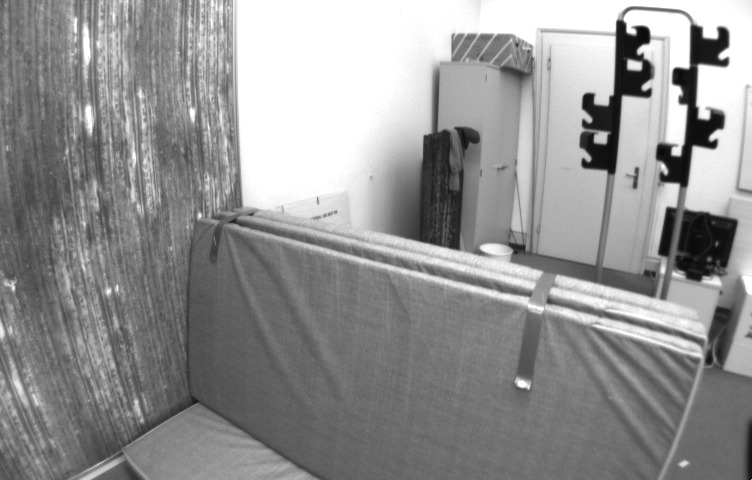
#> input picture 1.jpg, 752 x 480 px, found by its file name
$ python withMatrixSift.py
#> lines starting #> are read from the running program, lines starting #| are printed output that depends on the picture; after the words box and inside, x2 and y2 are one past the last pixel; in counts of white or black regions, pixels touching at a corner belong together
import cv2
import matplotlib.pyplot as plt
import numpy as np

img_path = r'C:\Users\AYÇA\Desktop\imageProcessing_Final\1.jpg'
img1_path = r'C:\Users\AYÇA\Desktop\imageProcessing_Final\2.jpg'
img2_path = r'C:\Users\AYÇA\Desktop\imageProcessing_Final\3.jpg'
img3_path = r'C:\Users\AYÇA\Desktop\imageProcessing_Final\4.jpg'

image1 = cv2.imread(img_path)
#> image1 is the input picture: shape (480, 752, 3); min 6, max 255, mean 146.3
image2 = cv2.imread(img1_path)
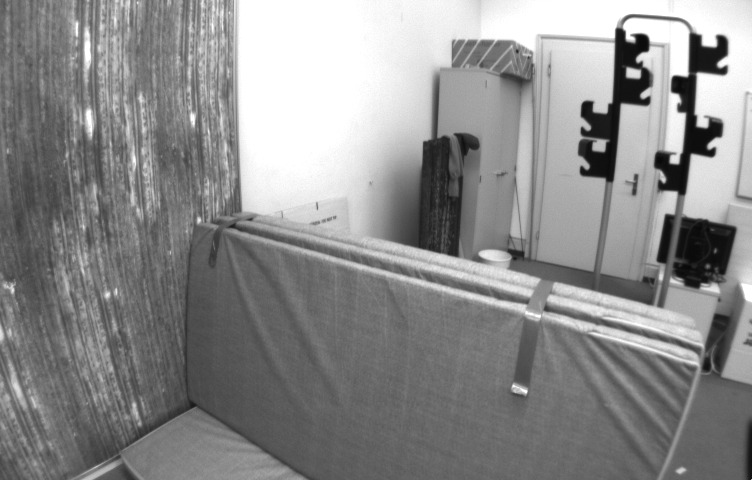
#> input picture 2.jpg, 752 x 480 px, found by its file name
#> image2 is the input picture: shape (480, 752, 3); min 7, max 255, mean 139.6
image3 = cv2.imread(img2_path)
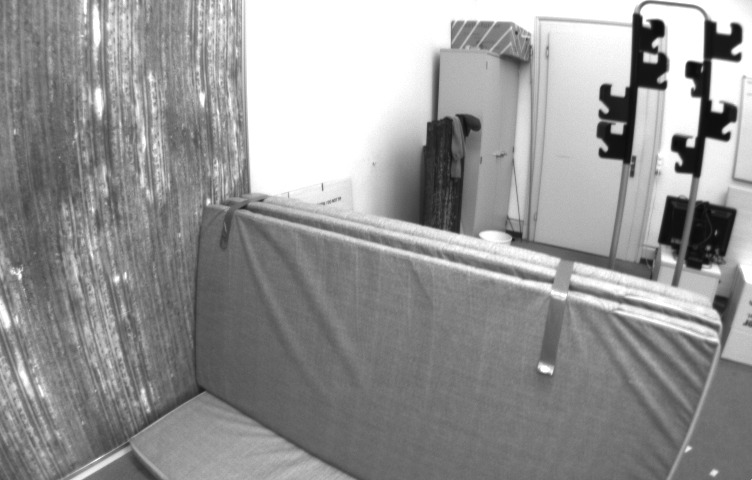
#> input picture 3.jpg, 752 x 480 px, found by its file name
#> image3 is the input picture: shape (480, 752, 3); min 9, max 255, mean 149.2
image4 = cv2.imread(img3_path)
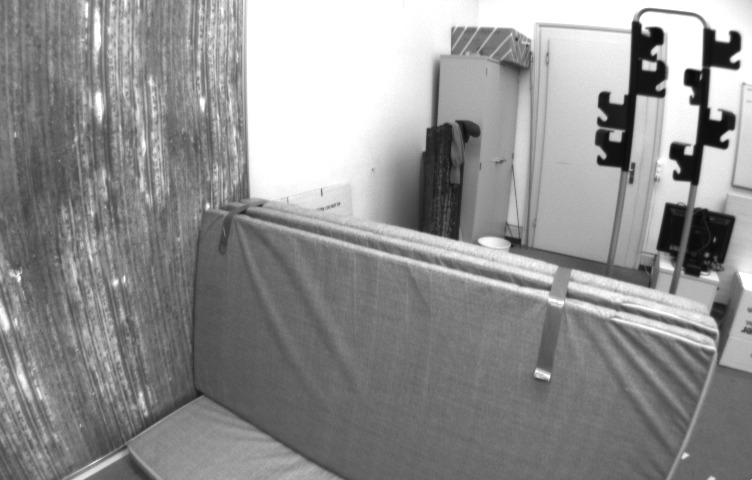
#> input picture 4.jpg, 752 x 480 px, found by its file name
#> image4 is the input picture: shape (480, 752, 3); min 9, max 255, mean 144.5

# To verify that the images have been successfully uploaded
if image1 is None or image2 is None or image3 is None or image4 is None:
    print("Image cannot load.")
else:
    gray1 = cv2.cvtColor(image1, cv2.COLOR_BGR2GRAY)
    gray2 = cv2.cvtColor(image2, cv2.COLOR_BGR2GRAY)
    gray3 = cv2.cvtColor(image3, cv2.COLOR_BGR2GRAY)
    gray4 = cv2.cvtColor(image4, cv2.COLOR_BGR2GRAY)

# Create test image by adding Scale Invariance and Rotational Invariance
test_image = cv2.pyrDown(image1)
test_image = cv2.pyrDown(image2)
test_image = cv2.pyrDown(image3)
test_image = cv2.pyrDown(image4)
num_rows, num_cols = test_image.shape[:2]
#> num_rows = 240; num_cols = 376

rotation_matrix = cv2.getRotationMatrix2D((num_cols/2, num_rows/2), 30, 1)
test_image = cv2.warpAffine(test_image, rotation_matrix, (num_cols, num_rows))
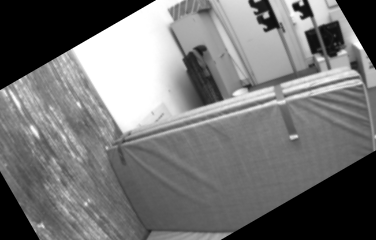
#> test_image: shape (240, 376, 3); min 0, max 255, mean 115.7
test_gray = cv2.cvtColor(test_image, cv2.COLOR_RGB2GRAY)

# Display training images and testing image
fig, plots = plt.subplots(2, 2, figsize=(20, 10))

plots[0, 0].set_title("Training Image 1")
plots[0, 0].imshow(image1)

plots[0, 1].set_title("Training Image 2")
plots[0, 1].imshow(image2)

plots[1, 0].set_title("Training Image 3")
plots[1, 0].imshow(image3)

plots[1, 1].set_title("Testing Image")
plots[1, 1].imshow(test_image)


sift = cv2.SIFT_create()

train_keypoints1, train_descriptor1 = sift.detectAndCompute(gray1, None)
#> train_keypoints1 = 1648 keypoints; strongest (x, y, size): (634, 65, 8.1), (707, 49, 24), (643, 35, 10.5), (686, 80, 15.9)
train_keypoints2, train_descriptor2 = sift.detectAndCompute(gray2, None)
#> train_keypoints2 = 1548 keypoints; strongest (x, y, size): (633, 73, 8.1), (706, 57, 24), (642, 42, 10.7), (684, 87, 15.9)
train_keypoints3, train_descriptor3 = sift.detectAndCompute(gray3, None)
#> train_keypoints3 = 1793 keypoints; strongest (x, y, size): (678, 143, 10.3), (720, 44, 21.9), (698, 74, 16.4), (617, 128, 8.4)
train_keypoints4, train_descriptor4 = sift.detectAndCompute(gray3, None)
#> train_keypoints4 has the same summary as train_keypoints3
test_keypoints, test_descriptor = sift.detectAndCompute(test_gray, None)
#> test_keypoints = 448 keypoints; strongest (x, y, size): (296, 7, 5), (306, 11, 9), (266, 15, 4.2), (124, 73, 65)

keypoints_without_size1 = np.copy(image1)
keypoints_with_size1 = np.copy(image1)

keypoints_without_size2 = np.copy(image2)
keypoints_with_size2 = np.copy(image2)

keypoints_without_size3 = np.copy(image3)
keypoints_with_size3 = np.copy(image3)

keypoints_without_size4 = np.copy(image4)
keypoints_with_size4 = np.copy(image4)

cv2.drawKeypoints(image1, train_keypoints1,
                  keypoints_without_size1, color=(0, 255, 0))
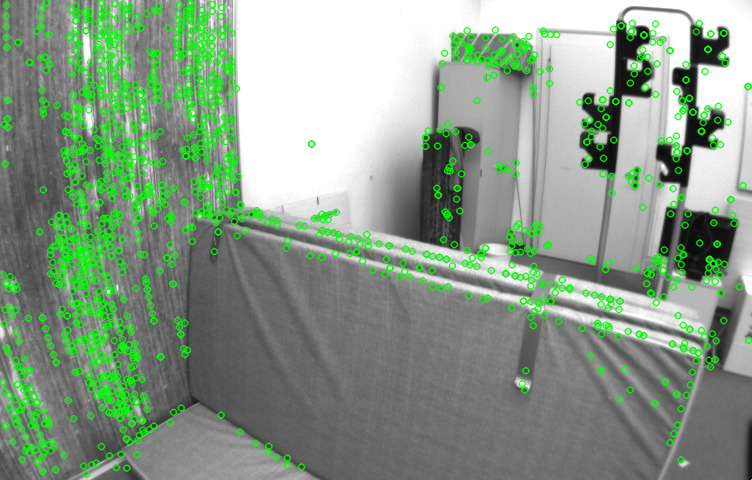
#> keypoints_without_size1: shape (480, 752, 3); 15.96% of pixels changed, all inside (x1, y1, x2, y2) = (0, 0, 752, 479)
cv2.drawKeypoints(image1, train_keypoints1, keypoints_with_size1,
                  flags=cv2.DRAW_MATCHES_FLAGS_DRAW_RICH_KEYPOINTS)
#> keypoints_with_size1: shape (480, 752, 3); 13.52% of pixels changed, all inside (x1, y1, x2, y2) = (0, 1, 752, 476)

cv2.drawKeypoints(image2, train_keypoints2,
                  keypoints_without_size2, color=(0, 255, 0))
cv2.drawKeypoints(image2, train_keypoints2, keypoints_with_size2,
                  flags=cv2.DRAW_MATCHES_FLAGS_DRAW_RICH_KEYPOINTS)

cv2.drawKeypoints(image3, train_keypoints3,
                  keypoints_without_size3, color=(0, 255, 0))
cv2.drawKeypoints(image3, train_keypoints3, keypoints_with_size3,
                  flags=cv2.DRAW_MATCHES_FLAGS_DRAW_RICH_KEYPOINTS)

cv2.drawKeypoints(image4, train_keypoints4,
                  keypoints_without_size4, color=(0, 255, 0))
cv2.drawKeypoints(image4, train_keypoints4, keypoints_with_size4,
                  flags=cv2.DRAW_MATCHES_FLAGS_DRAW_RICH_KEYPOINTS)
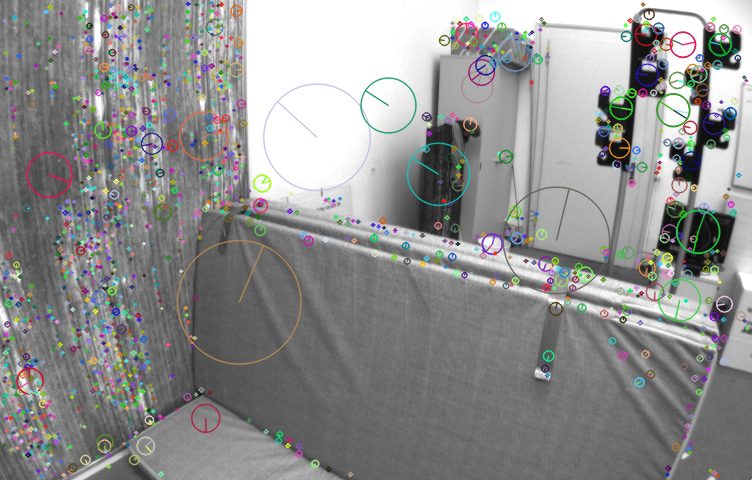
#> keypoints_with_size4: shape (480, 752, 3); mean B, G, R 143.2, 143.8, 143.4

# Display images with and without keypoints size
fig, plots = plt.subplots(4, 2, figsize=(20, 20))

plots[0, 0].set_title("Train keypoints With Size (Image 1)")
plots[0, 0].imshow(keypoints_with_size1, cmap='gray')

plots[0, 1].set_title("Train keypoints Without Size (Image 1)")
plots[0, 1].imshow(keypoints_without_size1, cmap='gray')

plots[1, 0].set_title("Train keypoints With Size (Image 2)")
plots[1, 0].imshow(keypoints_with_size2, cmap='gray')

plots[1, 1].set_title("Train keypoints Without Size (Image 2)")
plots[1, 1].imshow(keypoints_without_size2, cmap='gray')

plots[2, 0].set_title("Train keypoints With Size (Image 3)")
plots[2, 0].imshow(keypoints_with_size3, cmap='gray')

plots[2, 1].set_title("Train keypoints Without Size (Image 3)")
plots[2, 1].imshow(keypoints_without_size3, cmap='gray')

plots[3, 0].set_title("Train keypoints With Size (Image 4)")
plots[3, 0].imshow(keypoints_with_size4, cmap='gray')

plots[3, 1].set_title("Train keypoints Without Size (Image 4)")
plots[3, 1].imshow(keypoints_without_size4, cmap='gray')

# Print the number of keypoints detected in the training images
print("Number of Keypoints Detected In Training Image 1: ", len(train_keypoints1))
#| Number of Keypoints Detected In Training Image 1:  1648
print("Number of Keypoints Detected In Training Image 2: ", len(train_keypoints2))
#| Number of Keypoints Detected In Training Image 2:  1548
print("Number of Keypoints Detected In Training Image 3: ", len(train_keypoints3))
#| Number of Keypoints Detected In Training Image 3:  1793
print("Number of Keypoints Detected In Training Image 4: ", len(train_keypoints4))
#| Number of Keypoints Detected In Training Image 4:  1793

# Print the number of keypoints detected in the query image
print("Number of Keypoints Detected In The Query Image: ", len(test_keypoints))
#| Number of Keypoints Detected In The Query Image:  448

# Create a Brute Force Matcher object
bf = cv2.BFMatcher(cv2.NORM_L1, crossCheck=False)

# Perform the matching between the SIFT descriptors of the training images and the test image
matches1 = bf.match(train_descriptor1, test_descriptor)
#> matches1 = 1648 matches
matches2 = bf.match(train_descriptor2, test_descriptor)
#> matches2 = 1548 matches
matches3 = bf.match(train_descriptor3, test_descriptor)
#> matches3 = 1793 matches
matches4 = bf.match(train_descriptor4, test_descriptor)
#> matches4 = 1793 matches

# Sort the matches by distance
matches1 = sorted(matches1, key=lambda x: x.distance)
matches2 = sorted(matches2, key=lambda x: x.distance)
matches3 = sorted(matches3, key=lambda x: x.distance)
matches4 = sorted(matches4, key=lambda x: x.distance)

# Select the top 100 matches
matches1 = matches1[:100]
#> matches1 = 100 matches
matches2 = matches2[:100]
#> matches2 = 100 matches
matches3 = matches3[:100]
#> matches3 = 100 matches
matches4 = matches4[:100]
#> matches4 = 100 matches

result1 = cv2.drawMatches(image1, train_keypoints1,
                          test_gray, test_keypoints, matches1, test_gray, flags=2)
result2 = cv2.drawMatches(image2, train_keypoints2,
                          test_gray, test_keypoints, matches2, test_gray, flags=2)
result3 = cv2.drawMatches(image3, train_keypoints3,
                          test_gray, test_keypoints, matches3, test_gray, flags=2)
result4 = cv2.drawMatches(image4, train_keypoints4,
                          test_gray, test_keypoints, matches4, test_gray, flags=2)
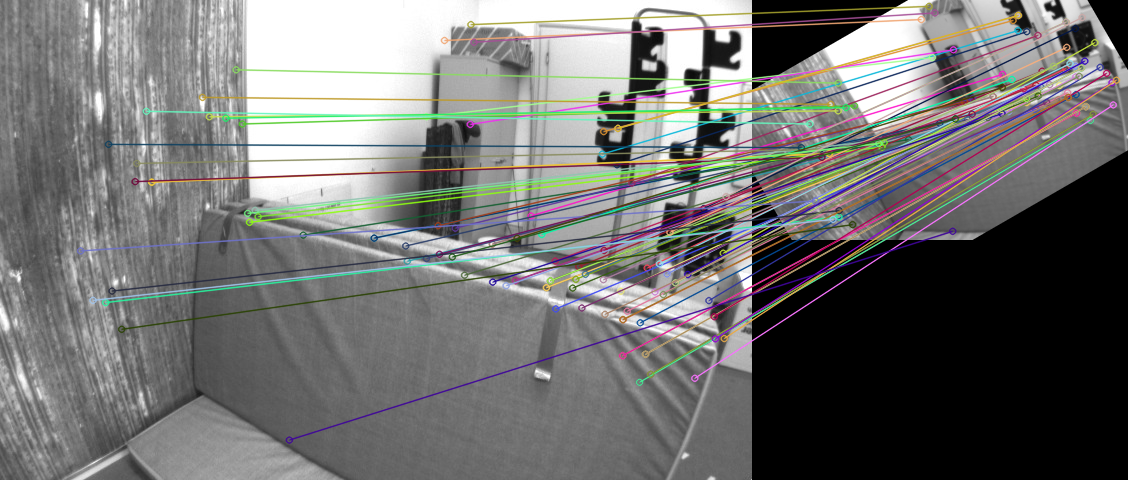
#> result4: shape (480, 1128, 3); mean B, G, R 113.2, 114.4, 114.5

# Display the best matching points
fig, plots = plt.subplots(2, 2, figsize=(20, 10))

plots[0, 0].set_title('Best Matching Points (Image 1)')
plots[0, 0].imshow(result1)

plots[0, 1].set_title('Best Matching Points (Image 2)')
plots[0, 1].imshow(result2)

plots[1, 0].set_title('Best Matching Points (Image 3)')
plots[1, 0].imshow(result3)

plots[1, 1].set_title('Best Matching Points (Image 4)')
plots[1, 1].imshow(result4)


# Print total number of matching points between the training and query images
print("\nNumber of Matching Keypoints Between Training Image 1 and Query Image: ", len(matches1))
#| Number of Matching Keypoints Between Training Image 1 and Query Image:  100
print("Number of Matching Keypoints Between Training Image 2 and Query Image: ", len(matches2))
#| Number of Matching Keypoints Between Training Image 2 and Query Image:  100
print("Number of Matching Keypoints Between Training Image 3 and Query Image: ", len(matches3))
#| Number of Matching Keypoints Between Training Image 3 and Query Image:  100
print("Number of Matching Keypoints Between Training Image 4 and Query Image: ", len(matches4))
#| Number of Matching Keypoints Between Training Image 4 and Query Image:  100

plt.show()
#> figure, not shown here; B, G, R data is drawn as R, G, B
#> figure, not shown here; B, G, R data is drawn as R, G, B
